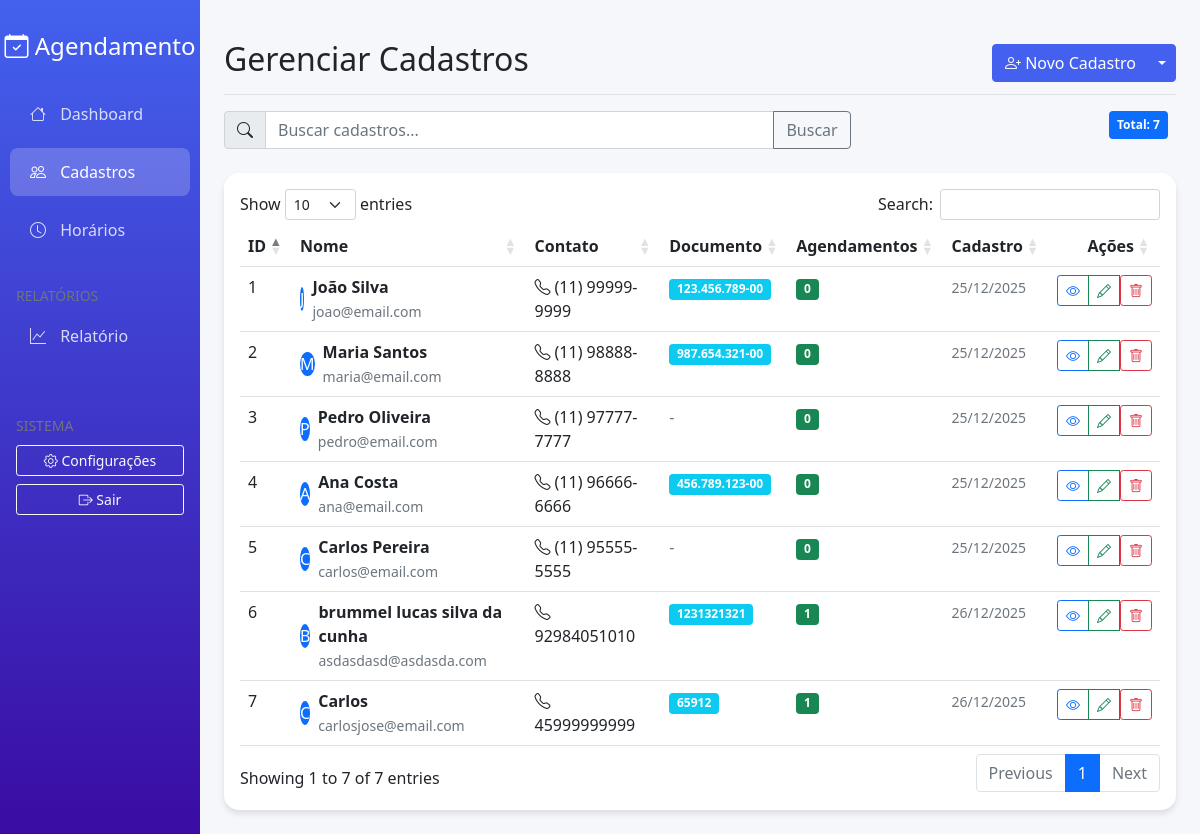
The app's page /cadastros, older data.
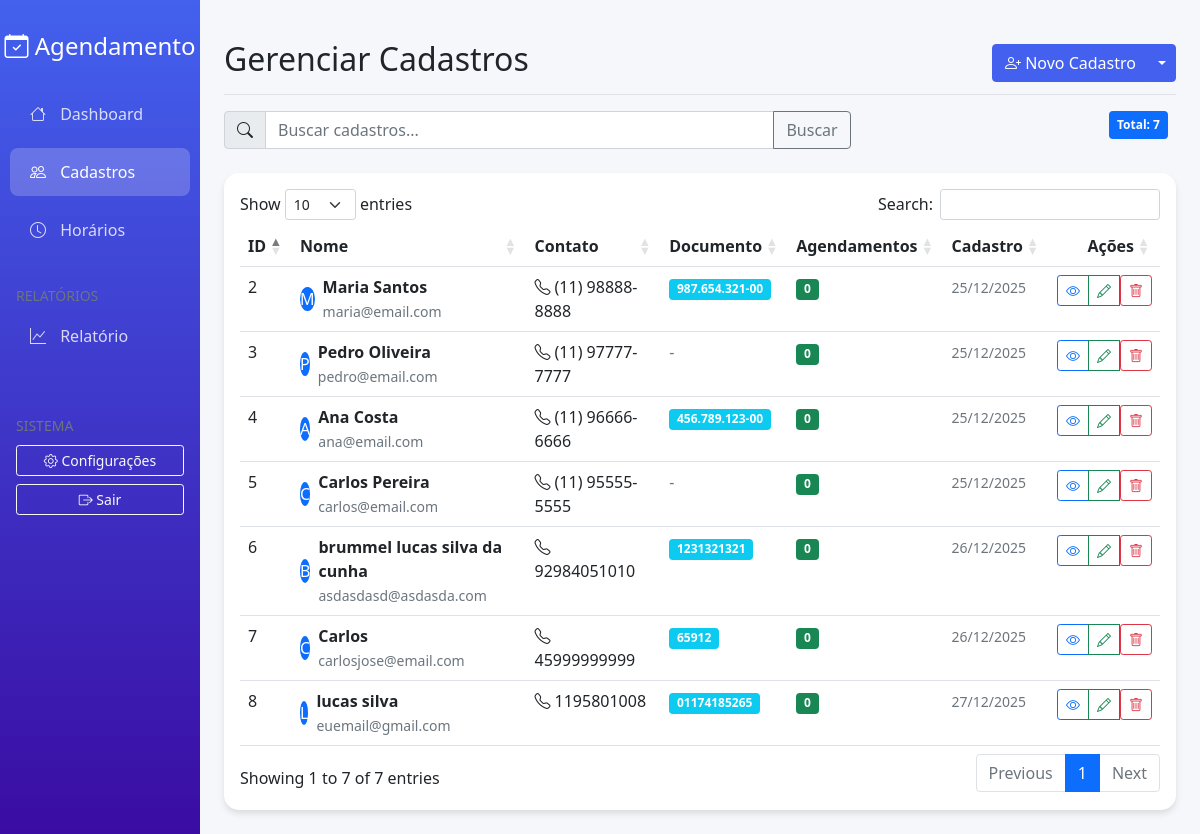
The same page, newer data.
### models/Cadastro.py (models this page shows, shortened)
class Cadastro(db.Model):
    __tablename__ = 'cadastros'
    id = db.Column(db.Integer, primary_key=True)
    nome = db.Column(db.String(100), nullable=False)
    email = db.Column(db.String(100), unique=True, nullable=False)
    telefone = db.Column(db.String(20))
    documento = db.Column(db.String(20), unique=True)
    data_criacao = db.Column(db.DateTime, default=datetime.utcnow)
    horarios = db.relationship('Horario', backref='cadastro', lazy=True, cascade='all, delete-orphan')

### app.py (the view)
    @app.route('/cadastros')
    def listar_cadastros():
        with app.app_context():
            filtro = request.args.get('filtro', '')
            if filtro:
                cadastros = Cadastro.query.filter(
                    (Cadastro.nome.ilike(f'%{filtro}%')) |
                    (Cadastro.email.ilike(f'%{filtro}%')) |
                    (Cadastro.documento.ilike(f'%{filtro}%'))
                ).order_by(Cadastro.nome).all()
            else:
                cadastros = Cadastro.query.order_by(Cadastro.nome).all()
            total = len(cadastros)
            for cadastro in cadastros:
                cadastro.nome_limpo = cadastro.nome.replace("'", "").replace('"', '')
                cadastro.email_limpo = cadastro.email.replace("'", "").replace('"', '') if cadastro.email else ''
            return render_template('cadastros/listar.html',
                                 cadastros=cadastros,
                                 total=total,
                                 filtro=filtro)

### templates/cadastros/listar.html (shortened to what the changed rows need)
{% extends "base.html" %}
{% block page_title %}Gerenciar Cadastros{% endblock %}
{% block content %}
<div class="card">
    <div class="card-body">
        <div class="table-responsive">
            <table class="table table-hover data-table">
                <thead>
                    <tr>
                        <th>ID</th>
                        <th>Nome</th>
                        <th>Contato</th>
                        <th>Documento</th>
                        <th>Agendamentos</th>
                        <th>Cadastro</th>
                        <th class="text-end">Ações</th>
                    </tr>
                </thead>
                <tbody>
                    {% for cadastro in cadastros %}
                    <tr>
                        <td>{{ cadastro.id }}</td>
                        <td>
                            <div class="d-flex align-items-center">
                                <div class="avatar-sm bg-primary rounded-circle d-flex align-items-center justify-content-center me-2">
                                    <span class="text-white">{{ cadastro.nome[:1]|upper }}</span>
                                </div>
                                <div>
                                    <strong>{{ cadastro.nome }}</strong><br>
                                    <small class="text-muted">{{ cadastro.email }}</small>
                                </div>
                            </div>
                        </td>
                        <td>
                            {% if cadastro.telefone %}
                            <i class="bi bi-telephone me-1"></i>{{ cadastro.telefone }}
                            {% else %}
                            <span class="text-muted">Não informado</span>
                            {% endif %}
                        </td>
                        <td>
                            {% if cadastro.documento %}
                            <span class="badge bg-info">{{ cadastro.documento }}</span>
                            {% else %}
                            <span class="text-muted">-</span>
                            {% endif %}
                        </td>
                        <td>
                            <span class="badge bg-success">{{ cadastro.horarios|length }}</span>
                        </td>
                        <td>
                            <small class="text-muted">
                                {{ cadastro.data_criacao.strftime('%d/%m/%Y') }}
                            </small>
                        </td>
                        <td class="text-end">
                            <div class="btn-group">
                                <a href="{{ url_for('visualizar_cadastro', id=cadastro.id) }}"
                                class="btn btn-sm btn-outline-primary" title="Visualizar">
                                    <i class="bi bi-eye"></i>
                                </a>
                                <a href="{{ url_for('editar_cadastro', id=cadastro.id) }}"
                                class="btn btn-sm btn-outline-success" title="Editar">
                                    <i class="bi bi-pencil"></i>
                                </a>
                                <form action="{{ url_for('deletar_cadastro', id=cadastro.id) }}"
                                    method="POST"
                                    style="display: inline;">
                                    <button type="submit"
                                            class="btn btn-sm btn-outline-danger"
                                            title="Excluir"
                                            onclick="return confirm('Deseja excluir {{ cadastro.nome_limpo }}?')">
                                        <i class="bi bi-trash"></i>
                                    </button>
                                </form>
                            </div>
                        </td>
                    </tr>
                    {% endfor %}
                </tbody>
            </table>
        </div>
    </div>
</div>
{% endblock %}

Row changes from the older to the newer data that the page shows:
removed Cadastro: id "1", nome "J", nome "João Silva", email "joao@email.com", telefone "(11) 99999-9999", documento "123.456.789-00", horarios|length "0", data_criacao "25/12/2025"
computed for Cadastro "Carlos": horarios|length "1" → "0"
computed for Cadastro "brummel lucas silva da cunha": horarios|length "1" → "0"
added Cadastro: id "8", nome "L", nome "lucas silva", email "euemail@gmail.com", telefone "1195801008", documento "01174185265", horarios|length "0", data_criacao "27/12/2025"
